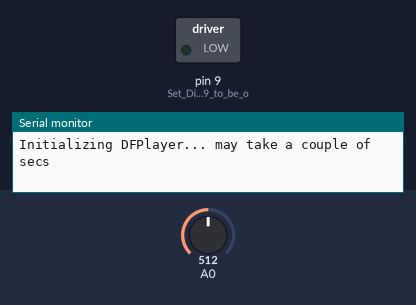
Bench run of a sketch on a simulated Arduino Uno, built with avr-gcc and run on an emulated ATmega328P. On the bench: switched loads named in the sketch (green lamp = pin HIGH), the last lines printed to the serial monitor. The test bench sets the inputs (shaded band); at power-on: A0 = 512. The audio player accepts every command and is not drawn.

Above: at 0.1 s.
At 0.6 s:
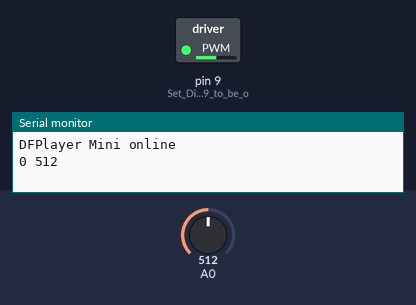
Timing chart, 0 to 2.1 s (numbered marks = the images above):
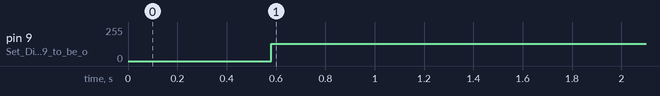

Measured:
- by itself, pin 9 (Set_Digital_Pin_9_to_be_o): 0/255 → 128/255 at 0.58 s

The sketch:

touche_peak.ino
```cpp
// Originally Cloned from https://github.com/madlabdk/touche

// Including the relevant libraries
#include <DFRobotDFPlayerMini.h>
#include "SoftwareSerial.h"
#include "DFRobotDFPlayerMini.h"

// Set up the pins to transmit (TX) and recieve (RX) data from the MP3 Controller
SoftwareSerial mySoftwareSerial(11, 10); //RX, TX

// Initialise the MP3 Controller
DFRobotDFPlayerMini myDFPlayer;

// Define and Initialise the variables for reading from the Capacative Touch Sensor
#define steps 128 // Number of frequencies to test across
float values[steps]; // Array of the values along each of the frequencies
float alpha;
int maxPos, maxVal; // The maximum position and maximum values
bool checkVal = true;


void setup ()
{
  pinMode (9, OUTPUT); // Set Digital Pin 9 to be output, (this is the pin signals are sent across)
  TCCR1A = 0; // Set the clock values of Timer 1 on the Arduino to be 0
  TCCR1B = 0; // Set the clock values of Timer 1 on the Arduino to be 0
  TCCR1A |= (1 << COM1A0);        // Toggle OC1A on Compare Match.
  TCCR1B |= (1 << WGM12);         // CTC mode

  mp3setup();
}

void loop () {
  if (Serial.available()) {
    alpha = (float)Serial.read() / 255.0f;
  }
  if (myDFPlayer.available()) {
    printDetail(myDFPlayer.readType(), myDFPlayer.read()); //Print the detail message from DFPlayer to handle different errors and states.
  }

  maxPos = 0;
  maxVal = 0;

  // Start the logic to get the capacitance value along the different frequencies
  if (checkVal) {
    for (int i = 0; i < steps; i++) {
      TCCR1B &= 0xFE;                       // Turns off timer
      TCNT1 = 0;                            // Resets timer counter register
      OCR1A = i;                            // Sets new frequency step
      TCCR1B |= 0x01;                       // Turns on timer
      float curVal = analogRead(0); // Reads the current value from the capacitance sensor
      values[i] = values[i] * alpha + curVal * (1 - alpha);  // exponential moving avg

      // Find the signal peak
      if (values[i] > maxVal) {
        maxVal = values[i];
        maxPos = i;
      }
    }
    Serial.print(maxPos, DEC); // Outputs the step on which the maximum frequency occurs
    Serial.print(" ");
    Serial.println(maxVal, DEC); // Outputs the peak of the signal
    delay(175); // Delay to curb / define the outputs
  }
  // Logic to check if the sides of container are being touched
  /*if(((maxVal < 1024) && (maxVal > 1000)) && ((maxPos > 20) && (maxPos < 40))) // One Finger Touch
    {
    checkVal = false; // Set value to be false to stop reading input
    playFile(1,1000); // Play mp3 file (1) for length of file (1000) in ms
    checkVal = true; // Re-enable checking of values
    }*/
  playFiles(maxVal, maxPos, 300, 200, 25, 120, 1, 500);
//  playFiles(maxVal, maxPos, 1000, 950, 40, 60, 2, 1000);
//  playFiles(maxVal, maxPos, 950, 0, 60, 100, 3, 1000);
  // Logic to check if the container has 3 finger
  /*else if(((maxVal < 1000) && (maxVal > 950)) && ((maxPos >40) && (maxPos < 60)))
    {
    checkVal = false; // Set value to be false to stop reading input
    playFile(2,1000); // Play mp3 file (2) for length of file (1000) in ms
    checkVal = true; // Re-enable checking of values
    }
    // Logic to check if fingers are dipped in water
    else if(((maxVal < 1000) && (maxPos > 90)) || (maxPos < 5))
    {
    checkVal = false; // Set value to be false to stop reading input
    playFile(3,1000); // Play mp3 file (3) for length of file (1000) in ms
    checkVal = true; // Re-enable checking of values
    }*/
}
```

DFPlayer.ino
```cpp
void playFiles(int mV, int mP, int maxValLT, int maxValGT, int maxPosGT, int maxPosLT, int mp3File, int mp3Length)
{
  if (((mV < maxValLT) && (mV > maxValGT)) && ((mP > maxPosGT) && (mP < maxPosLT)))
  {
    checkVal = false;
    myDFPlayer.play(mp3File);
    delay(mp3Length);
    checkVal = true;
  }
}

void mp3setup ()
{
    mySoftwareSerial.begin(9600); // Start the serial connection to the software on the MP3 Controller
  Serial.begin(115200); // Start the serial connection for the Arduino to COM on the PC
  Serial.println();
  Serial.println(F("Initializing DFPlayer... may take a couple of secs"));

  // Check if the mp3 controller is connected and output an error message to serial monitor
  if(!myDFPlayer.begin(mySoftwareSerial)) {
    Serial.println(F("Unable to begin:"));
    Serial.println(F("1.Please recheck the connection!"));
    Serial.println(F("2.Please insert the SD card!"));
    while(true);
  }
  Serial.println(F("DFPlayer Mini online"));
  myDFPlayer.enableLoop();
  myDFPlayer.volume(30);  // Set the mp3 controller volume
}

void printDetail(uint8_t type, int value){
  switch (type) {
    case TimeOut:
      Serial.println(F("Time Out!"));
      break;
    case WrongStack:
      Serial.println(F("Stack Wrong!"));
      break;
    case DFPlayerCardInserted:
      Serial.println(F("Card Inserted!"));
      break;
    case DFPlayerCardRemoved:
      Serial.println(F("Card Removed!"));
      break;
    case DFPlayerCardOnline:
      Serial.println(F("Card Online!"));
      break;
    case DFPlayerPlayFinished:
      Serial.print(F("Number:"));
      Serial.print(value);
      Serial.println(F(" Play Finished!"));
      break;
    case DFPlayerError:
      Serial.print(F("DFPlayerError:"));
      switch (value) {
        case Busy:
          Serial.println(F("Card not found"));
          break;
        case Sleeping:
          Serial.println(F("Sleeping"));
          break;
        case SerialWrongStack:
          Serial.println(F("Get Wrong Stack"));
          break;
        case CheckSumNotMatch:
          Serial.println(F("Check Sum Not Match"));
          break;
        case FileIndexOut:
          Serial.println(F("File Index Out of Bound"));
          break;
        case FileMismatch:
          Serial.println(F("Cannot Find File"));
          break;
        case Advertise:
          Serial.println(F("In Advertise"));
          break;
        default:
          break;
      }
      break;
    default:
      break;
  }
}
```
